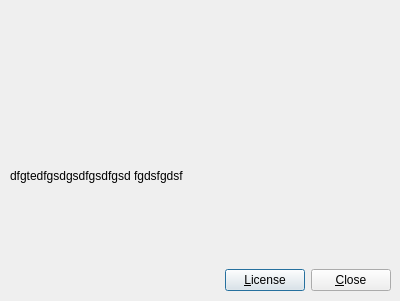
<?xml version="1.0" encoding="UTF-8"?>
<ui version="4.0">
 <class>Dialog</class>
 <widget class="QDialog" name="Dialog">
  <property name="geometry">
   <rect>
    <x>0</x>
    <y>0</y>
    <width>400</width>
    <height>301</height>
   </rect>
  </property>
  <property name="windowTitle">
   <string>Dialog</string>
  </property>
  <widget class="QLabel" name="label">
   <property name="geometry">
    <rect>
     <x>10</x>
     <y>100</y>
     <width>381</width>
     <height>151</height>
    </rect>
   </property>
   <property name="text">
    <string>dfgtedfgsdgsdfgsdfgsd fgdsfgdsf</string>
   </property>
  </widget>
  <widget class="QWidget" name="horizontalLayoutWidget">
   <property name="geometry">
    <rect>
     <x>0</x>
     <y>260</y>
     <width>391</width>
     <height>41</height>
    </rect>
   </property>
   <layout class="QHBoxLayout" name="horizontalLayout">
    <item>
     <spacer name="horizontalSpacer">
      <property name="orientation">
       <enum>Qt::Horizontal</enum>
      </property>
      <property name="sizeHint" stdset="0">
       <size>
        <width>40</width>
        <height>20</height>
       </size>
      </property>
     </spacer>
    </item>
    <item>
     <widget class="QPushButton" name="pushButton">
      <property name="text">
       <string>&amp;License</string>
      </property>
     </widget>
    </item>
    <item>
     <widget class="QPushButton" name="pushButton_2">
      <property name="text">
       <string>&amp;Close</string>
      </property>
     </widget>
    </item>
   </layout>
  </widget>
  <widget class="KPixmapRegionSelectorWidget" name="kpixmapregionselectorwidget">
   <property name="geometry">
    <rect>
     <x>40</x>
     <y>14</y>
     <width>311</width>
     <height>51</height>
    </rect>
   </property>
  </widget>
 </widget>
 <customwidgets>
  <customwidget>
   <class>KPixmapRegionSelectorWidget</class>
   <extends>QWidget</extends>
   <header>kpixmapregionselectorwidget.h</header>
  </customwidget>
 </customwidgets>
 <resources/>
 <connections/>
</ui>
